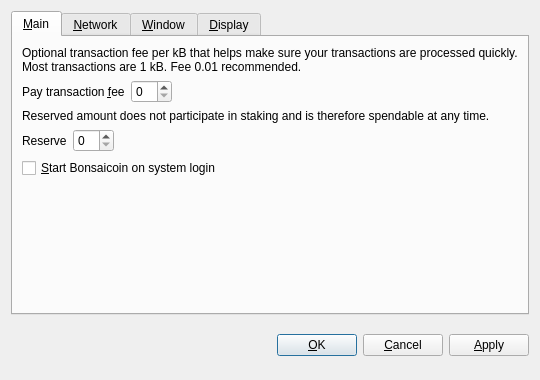
<?xml version="1.0" encoding="UTF-8"?>
<ui version="4.0">
 <class>OptionsDialog</class>
 <widget class="QDialog" name="OptionsDialog">
  <property name="geometry">
   <rect>
    <x>0</x>
    <y>0</y>
    <width>540</width>
    <height>380</height>
   </rect>
  </property>
  <property name="windowTitle">
   <string>Options</string>
  </property>
  <property name="modal">
   <bool>true</bool>
  </property>
  <layout class="QVBoxLayout" name="verticalLayout">
   <item>
    <widget class="QTabWidget" name="tabWidget">
     <property name="tabPosition">
      <enum>QTabWidget::North</enum>
     </property>
     <property name="currentIndex">
      <number>0</number>
     </property>
     <widget class="QWidget" name="tabMain">
      <attribute name="title">
       <string>&amp;Main</string>
      </attribute>
      <layout class="QVBoxLayout" name="verticalLayout_Main">
       <item>
        <widget class="QLabel" name="transactionFeeInfoLabel">
         <property name="text">
          <string>Optional transaction fee per kB that helps make sure your transactions are processed quickly. Most transactions are 1 kB. Fee 0.01 recommended.</string>
         </property>
         <property name="textFormat">
          <enum>Qt::PlainText</enum>
         </property>
         <property name="wordWrap">
          <bool>true</bool>
         </property>
        </widget>
       </item>
       <item>
        <layout class="QHBoxLayout" name="horizontalLayoutFee">
         <item>
          <widget class="QLabel" name="transactionFeeLabel">
           <property name="text">
            <string>Pay transaction &amp;fee</string>
           </property>
           <property name="textFormat">
            <enum>Qt::PlainText</enum>
           </property>
           <property name="buddy">
            <cstring>transactionFee</cstring>
           </property>
          </widget>
         </item>
         <item>
          <widget class="BitcoinAmountField" name="transactionFee"/>
         </item>
         <item>
          <spacer name="horizontalSpacerFee">
           <property name="orientation">
            <enum>Qt::Horizontal</enum>
           </property>
           <property name="sizeHint" stdset="0">
            <size>
             <width>40</width>
             <height>20</height>
            </size>
           </property>
          </spacer>
         </item>
        </layout>
       </item>
       <item>
        <widget class="QLabel" name="reserveBalanceInfoLabel">
         <property name="text">
          <string>Reserved amount does not participate in staking and is therefore spendable at any time.</string>
         </property>
         <property name="textFormat">
          <enum>Qt::PlainText</enum>
         </property>
         <property name="wordWrap">
          <bool>true</bool>
         </property>
        </widget>
       </item>
       <item>
        <layout class="QHBoxLayout" name="horizontalLayoutReserveBalance">
         <item>
          <widget class="QLabel" name="reserveBalanceLabel">
           <property name="text">
            <string>Reserve</string>
           </property>
           <property name="textFormat">
            <enum>Qt::PlainText</enum>
           </property>
           <property name="buddy">
            <cstring>reserveBalance</cstring>
           </property>
          </widget>
         </item>
         <item>
          <widget class="BitcoinAmountField" name="reserveBalance"/>
         </item>
         <item>
          <spacer name="horizontalSpacerReserveBalance">
           <property name="orientation">
            <enum>Qt::Horizontal</enum>
           </property>
           <property name="sizeHint" stdset="0">
            <size>
             <width>40</width>
             <height>20</height>
            </size>
           </property>
          </spacer>
         </item>
        </layout>
       </item>
       <item>
        <widget class="QCheckBox" name="bitcoinAtStartup">
         <property name="toolTip">
          <string>Automatically start Bonsaicoin after logging in to the system.</string>
         </property>
         <property name="text">
          <string>&amp;Start Bonsaicoin on system login</string>
         </property>
        </widget>
       </item>
       <item>
        <spacer name="verticalSpacer_Main">
         <property name="orientation">
          <enum>Qt::Vertical</enum>
         </property>
         <property name="sizeHint" stdset="0">
          <size>
           <width>20</width>
           <height>40</height>
          </size>
         </property>
        </spacer>
       </item>
      </layout>
     </widget>
     <widget class="QWidget" name="tabNetwork">
      <attribute name="title">
       <string>&amp;Network</string>
      </attribute>
      <layout class="QVBoxLayout" name="verticalLayout_Network">
       <item>
        <widget class="QCheckBox" name="mapPortUpnp">
         <property name="toolTip">
          <string>Automatically open the Bonsaicoin client port on the router. This only works when your router supports UPnP and it is enabled.</string>
         </property>
         <property name="text">
          <string>Map port using &amp;UPnP</string>
         </property>
        </widget>
       </item>
       <item>
        <widget class="QCheckBox" name="connectSocks">
         <property name="toolTip">
          <string>Connect to the Bonsaicoin network through a SOCKS5 proxy (e.g. when connecting through Tor).</string>
         </property>
         <property name="text">
          <string>&amp;Connect through SOCKS5 proxy:</string>
         </property>
        </widget>
       </item>
       <item>
        <layout class="QHBoxLayout" name="horizontalLayout_Network">
         <item>
          <widget class="QLabel" name="proxyIpLabel">
           <property name="text">
            <string>Proxy &amp;IP:</string>
           </property>
           <property name="textFormat">
            <enum>Qt::PlainText</enum>
           </property>
           <property name="buddy">
            <cstring>proxyIp</cstring>
           </property>
          </widget>
         </item>
         <item>
          <widget class="QValidatedLineEdit" name="proxyIp">
           <property name="maximumSize">
            <size>
             <width>140</width>
             <height>16777215</height>
            </size>
           </property>
           <property name="toolTip">
            <string>IP address of the proxy (e.g. 127.0.0.1)</string>
           </property>
          </widget>
         </item>
         <item>
          <widget class="QLabel" name="proxyPortLabel">
           <property name="text">
            <string>&amp;Port:</string>
           </property>
           <property name="textFormat">
            <enum>Qt::PlainText</enum>
           </property>
           <property name="buddy">
            <cstring>proxyPort</cstring>
           </property>
          </widget>
         </item>
         <item>
          <widget class="QLineEdit" name="proxyPort">
           <property name="maximumSize">
            <size>
             <width>55</width>
             <height>16777215</height>
            </size>
           </property>
           <property name="toolTip">
            <string>Port of the proxy (e.g. 9050)</string>
           </property>
          </widget>
         </item>
         <item>
          <spacer name="horizontalSpacer_Network">
           <property name="orientation">
            <enum>Qt::Horizontal</enum>
           </property>
           <property name="sizeHint" stdset="0">
            <size>
             <width>40</width>
             <height>20</height>
            </size>
           </property>
          </spacer>
         </item>
        </layout>
       </item>
       <item>
        <spacer name="verticalSpacer_Network">
         <property name="orientation">
          <enum>Qt::Vertical</enum>
         </property>
         <property name="sizeHint" stdset="0">
          <size>
           <width>20</width>
           <height>40</height>
          </size>
         </property>
        </spacer>
       </item>
      </layout>
     </widget>
     <widget class="QWidget" name="tabWindow">
      <attribute name="title">
       <string>&amp;Window</string>
      </attribute>
      <layout class="QVBoxLayout" name="verticalLayout_Window">
       <item>
        <widget class="QCheckBox" name="minimizeToTray">
         <property name="toolTip">
          <string>Show only a tray icon after minimizing the window.</string>
         </property>
         <property name="text">
          <string>&amp;Minimize to the tray instead of the taskbar</string>
         </property>
        </widget>
       </item>
       <item>
        <widget class="QCheckBox" name="minimizeOnClose">
         <property name="toolTip">
          <string>Minimize instead of exit the application when the window is closed. When this option is enabled, the application will be closed only after selecting Quit in the menu.</string>
         </property>
         <property name="text">
          <string>M&amp;inimize on close</string>
         </property>
        </widget>
       </item>
       <item>
        <spacer name="verticalSpacer_Window">
         <property name="orientation">
          <enum>Qt::Vertical</enum>
         </property>
         <property name="sizeHint" stdset="0">
          <size>
           <width>20</width>
           <height>40</height>
          </size>
         </property>
        </spacer>
       </item>
      </layout>
     </widget>
     <widget class="QWidget" name="tabDisplay">
      <attribute name="title">
       <string>&amp;Display</string>
      </attribute>
      <layout class="QVBoxLayout" name="verticalLayout_Display">
       <item>
        <layout class="QHBoxLayout" name="horizontalLayout_1_Display">
         <item>
          <widget class="QLabel" name="langLabel">
           <property name="text">
            <string>User Interface &amp;language:</string>
           </property>
           <property name="textFormat">
            <enum>Qt::PlainText</enum>
           </property>
           <property name="buddy">
            <cstring>lang</cstring>
           </property>
          </widget>
         </item>
         <item>
          <widget class="QValueComboBox" name="lang">
           <property name="toolTip">
            <string>The user interface language can be set here. This setting will take effect after restarting Bonsaicoin.</string>
           </property>
          </widget>
         </item>
        </layout>
       </item>
       <item>
        <layout class="QHBoxLayout" name="horizontalLayout_2_Display">
         <item>
          <widget class="QLabel" name="unitLabel">
           <property name="text">
            <string>&amp;Unit to show amounts in:</string>
           </property>
           <property name="textFormat">
            <enum>Qt::PlainText</enum>
           </property>
           <property name="buddy">
            <cstring>unit</cstring>
           </property>
          </widget>
         </item>
         <item>
          <widget class="QValueComboBox" name="unit">
           <property name="toolTip">
            <string>Choose the default subdivision unit to show in the interface and when sending coins.</string>
           </property>
          </widget>
         </item>
        </layout>
       </item>
       <item>
        <widget class="QCheckBox" name="coinControlFeatures">
         <property name="toolTip">
          <string>Whether to show coin control features or not.</string>
         </property>
         <property name="text">
          <string>Display coin &amp;control features (experts only!)</string>
         </property>
        </widget>
       </item>
       <item>
        <widget class="QCheckBox" name="useBlackTheme">
         <property name="text">
          <string>Use black visual theme (requires restart)</string>
         </property>
        </widget>
       </item>
       <item>
        <spacer name="verticalSpacer_Display">
         <property name="orientation">
          <enum>Qt::Vertical</enum>
         </property>
         <property name="sizeHint" stdset="0">
          <size>
           <width>20</width>
           <height>40</height>
          </size>
         </property>
        </spacer>
       </item>
      </layout>
     </widget>
    </widget>
   </item>
   <item>
    <layout class="QHBoxLayout" name="horizontalLayout_Buttons">
     <item>
      <spacer name="horizontalSpacer_1">
       <property name="orientation">
        <enum>Qt::Horizontal</enum>
       </property>
       <property name="sizeHint" stdset="0">
        <size>
         <width>40</width>
         <height>48</height>
        </size>
       </property>
      </spacer>
     </item>
     <item>
      <widget class="QLabel" name="statusLabel">
       <property name="font">
        <font>
         <weight>75</weight>
         <bold>true</bold>
        </font>
       </property>
       <property name="text">
        <string/>
       </property>
       <property name="textFormat">
        <enum>Qt::PlainText</enum>
       </property>
       <property name="wordWrap">
        <bool>true</bool>
       </property>
      </widget>
     </item>
     <item>
      <spacer name="horizontalSpacer_2">
       <property name="orientation">
        <enum>Qt::Horizontal</enum>
       </property>
       <property name="sizeHint" stdset="0">
        <size>
         <width>40</width>
         <height>48</height>
        </size>
       </property>
      </spacer>
     </item>
     <item>
      <widget class="QPushButton" name="okButton">
       <property name="text">
        <string>&amp;OK</string>
       </property>
      </widget>
     </item>
     <item>
      <widget class="QPushButton" name="cancelButton">
       <property name="text">
        <string>&amp;Cancel</string>
       </property>
       <property name="autoDefault">
        <bool>false</bool>
       </property>
      </widget>
     </item>
     <item>
      <widget class="QPushButton" name="applyButton">
       <property name="text">
        <string>&amp;Apply</string>
       </property>
       <property name="autoDefault">
        <bool>false</bool>
       </property>
      </widget>
     </item>
    </layout>
   </item>
  </layout>
 </widget>
 <customwidgets>
  <customwidget>
   <class>BitcoinAmountField</class>
   <extends>QSpinBox</extends>
   <header>bitcoinamountfield.h</header>
  </customwidget>
  <customwidget>
   <class>QValueComboBox</class>
   <extends>QComboBox</extends>
   <header>qvaluecombobox.h</header>
  </customwidget>
  <customwidget>
   <class>QValidatedLineEdit</class>
   <extends>QLineEdit</extends>
   <header>qvalidatedlineedit.h</header>
  </customwidget>
 </customwidgets>
 <resources/>
 <connections/>
</ui>
